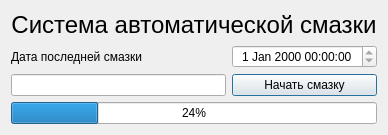
<?xml version="1.0" encoding="UTF-8"?>
<ui version="4.0">
 <class>LubricationSystemWindow</class>
 <widget class="QDialog" name="LubricationSystemWindow">
  <property name="geometry">
   <rect>
    <x>0</x>
    <y>0</y>
    <width>350</width>
    <height>200</height>
   </rect>
  </property>
  <property name="windowTitle">
   <string>Система автоматической смазки</string>
  </property>
  <layout class="QGridLayout" name="gridLayout">
   <property name="sizeConstraint">
    <enum>QLayout::SetFixedSize</enum>
   </property>
   <item row="2" column="0" colspan="2">
    <widget class="QLineEdit" name="statusLineEdit">
     <property name="readOnly">
      <bool>true</bool>
     </property>
    </widget>
   </item>
   <item row="2" column="2">
    <widget class="QPushButton" name="lubricatePushButton">
     <property name="text">
      <string>Начать смазку</string>
     </property>
    </widget>
   </item>
   <item row="1" column="0" colspan="2">
    <widget class="QLabel" name="lastLubricateLabel">
     <property name="text">
      <string>Дата последней смазки</string>
     </property>
    </widget>
   </item>
   <item row="0" column="0" colspan="3">
    <widget class="QLabel" name="lubricationSystemTitleLabel">
     <property name="font">
      <font>
       <pointsize>18</pointsize>
      </font>
     </property>
     <property name="text">
      <string>Система автоматической смазки</string>
     </property>
     <property name="alignment">
      <set>Qt::AlignCenter</set>
     </property>
    </widget>
   </item>
   <item row="1" column="2">
    <widget class="QDateTimeEdit" name="lastLubricationDateTimeEdit">
     <property name="alignment">
      <set>Qt::AlignCenter</set>
     </property>
     <property name="readOnly">
      <bool>true</bool>
     </property>
     <property name="accelerated">
      <bool>false</bool>
     </property>
     <property name="showGroupSeparator" stdset="0">
      <bool>false</bool>
     </property>
    </widget>
   </item>
   <item row="3" column="0" colspan="3">
    <widget class="QProgressBar" name="lubricateProgressBar">
     <property name="value">
      <number>24</number>
     </property>
    </widget>
   </item>
  </layout>
 </widget>
 <resources/>
 <connections/>
</ui>
